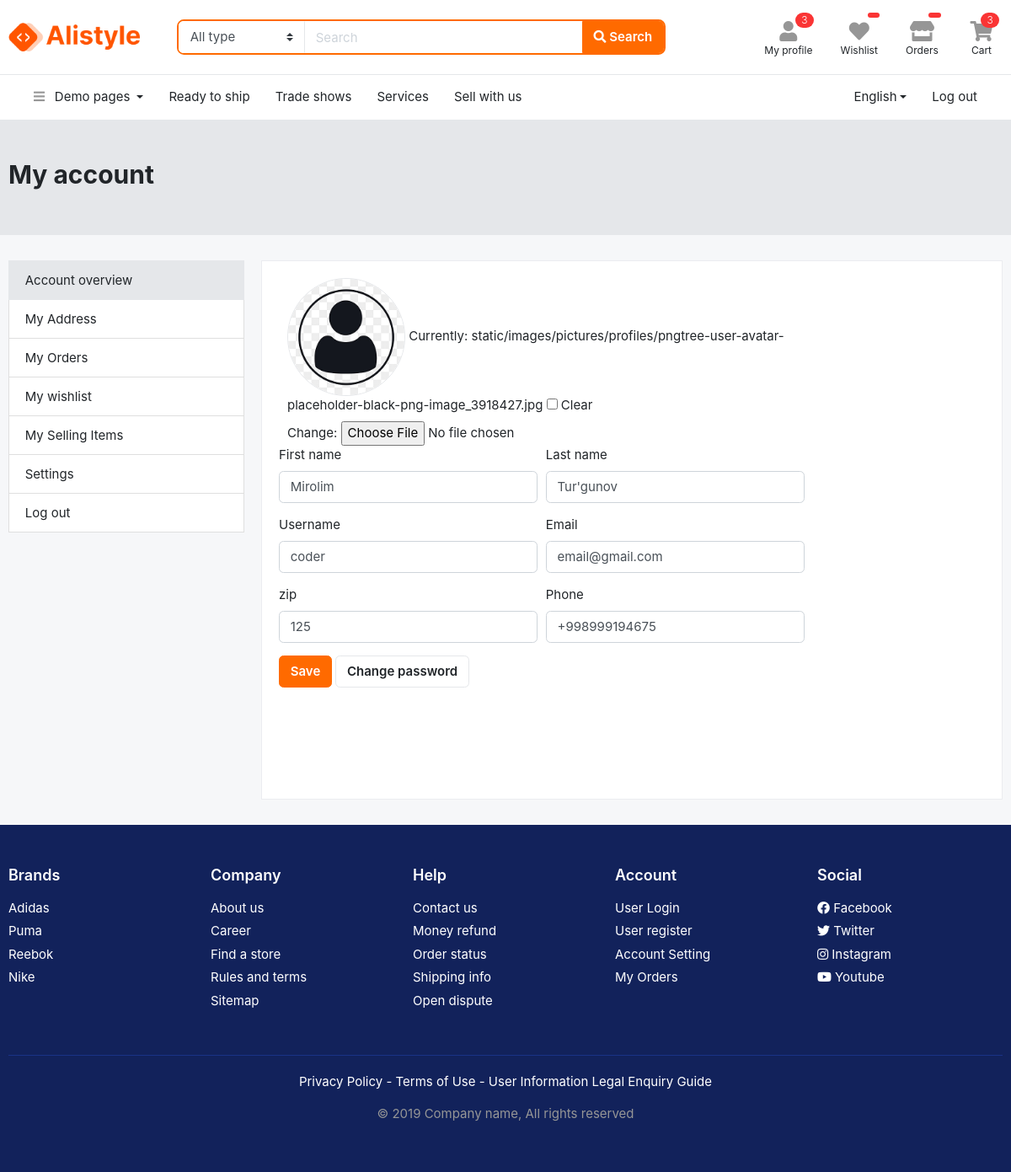
The app's page /profile/setting/ (signed in) with its own data.
### profile_pages/models.py (models this page shows, shortened)
class UserInfo(models.Model):
    class Meta:
        verbose_name = 'User_information'
        verbose_name_plural = 'User_informations'
    first_name = models.CharField(max_length=50, null=True)
    last_name = models.CharField(max_length=50, null=True)
    image = models.ImageField(upload_to = 'static/images/pictures/profiles', null=True, blank=True, default='https://www.google.com/url?sa=i&url=https%3A%2F%2Fwww.zooniverse.org%2Fprojects%2Fpenguintom79%2Fpenguin-watch&psig=AOvVaw3znYM4x-Z6U1aNeuECcWYg&ust=1639545794567000&source=images&cd=vfe&ved=0CAsQjRxqFwoTCPjdrsbG4vQCFQAAAAAdAAAAABAH')
    username = models.CharField(max_length=50, null=True, help_text='username')
    email = models.EmailField()
    zip = models.IntegerField(help_text='enter your pochta code')
    phone = models.CharField(max_length=20, help_text='example:  +998991547854')

### profile_pages/views.py (the view, shortened to what this page needs)
# urls.py: path('setting/', views.profile_setting_view, name='profile-setting'),
@login_required
def profile_setting_view(request):
    d_avatar = models.Default_avatar.objects.filter(is_active=True).first()
    cart_objects = o_mdl.CartModel.objects.filter(user=request.user)
    user = request.user
    user_info_objects = models.UserInfo.objects.all()
    try:
        user_info = models.UserInfo.objects.get(username=user.username)
        if user_info in list(user_info_objects):
            form = forms.UserInfoForm(instance=user_info)
        else:
            form = forms.UserInfoForm()
    except:
        form = forms.UserInfoForm()
        user_info = ''
    context = {
        'cart_objects': cart_objects,
        'user_info': user_info,
        'form': form,
        'user': user, #formada kamchilikim bor soat 00:43
        'd_avatar': d_avatar,
    }
    return render(request, 'profile/profile-setting.html', context)

### profile_pages/forms.py
class UserInfoForm(forms.ModelForm):
    class Meta:
        model = models.UserInfo
        fields = ['first_name', 'last_name', 'image', 'username', 'email', 'zip', 'phone']

### templates/profile/profile-setting.html (shortened to what this page needs)
{% extends 'helper/base.html' %}
{% load static %}
{% block content %}
<section class="section-pagetop bg-gray">
<div class="container">
	<h2 class="title-page">My account</h2>
</div>
</section>
<section class="section-content padding-y">
<div class="container">
<div class="row">
	{% include 'profile/profile-header.html' %}
	<main class="col-md-9">
	<div class="card">
      <div class="card-body">
     <form class="row" method="POST" enctype="multipart/form-data">
		{% if user_info != '' %}
			<div class="col-md-9">
				<div class="col-md">
					{% if user_info.image %}
						<img src="{{ user_info.image.url }}" class="img-md rounded-circle border">
					{% else %}
						<img src="{{ d_avatar }}" class="img-md rounded-circle border">
					{% endif %}
					{{form.image}}
				</div>
				<div class="form-row">
					<div class="col form-group">
						<label>First name</label>
						<input type="text" class="form-control" name='first_name' value="{{ user_info.first_name }}">
					</div>
					<div class="col form-group">
						<label>Last name</label>
						<input type="text" class="form-control" name='last_name' value="{{ user_info.last_name }}">
					</div>
				</div>
				<div class="form-row">
					<div class="col form-group">
						<label>Username</label>
						<input type="text" class="form-control" name='username' value="{{ user_info.username }}">
					</div>
					<div class="col form-group">
						<label>Email</label>
						<input type="email" class="form-control" name='email' value="{{ user_info.email }}">
					</div>
				</div>
				<div class="form-row">
					<div class="form-group col-md-6">
						<label>zip</label>
						<input type="text" class="form-control" name='zip' value="{{ user_info.zip }}">
					</div>
					<div class="form-group col-md-6">
						<label>Phone</label>
						<input type="text" class="form-control" name='phone' value="{{ user_info.phone }}">
					</div>
				</div>
				<button class="btn btn-primary" type='submit'>Save</button>
				<button class="btn btn-light">Change password</button>
				<br><br><br><br><br><br>
			</div>
     	{% endif %}
      </form>
      </div>
    </div>
	</main>
</div>
</div>
</section>
{% endblock %}

### static/css/ui.css (style rules this page uses)
html { font-family:'Inter', sans-serif;font-size:15px }
.img-xs,.img-sm,.img-md,.img-lg { -o-object-fit:cover;object-fit:cover;-ms-flex-negative:0;flex-shrink:0;-webkit-box-flex:0;-ms-flex-positive:0;flex-grow:0 }
.img-md { width:140px;height:140px }
.padding-y { padding-top:30px;padding-bottom:30px }
article:after,.form-group:after { display:block;clear:both;content:"" }
.title-page { color:#212529 }
.btn-light { background-color:#fff;border-color:#e5e7ea }
body { background-color:#f6f7f9 }
.section-pagetop { padding:45px 0 }

### records on screen
UserInfo: image (placeholder picture), first_name "Mirolim", last_name "Tur'gunov", username "coder", email "email@gmail.com", zip "125", phone "+998999194675"

### other values on screen
{{ cart_objects.count }} "3"
